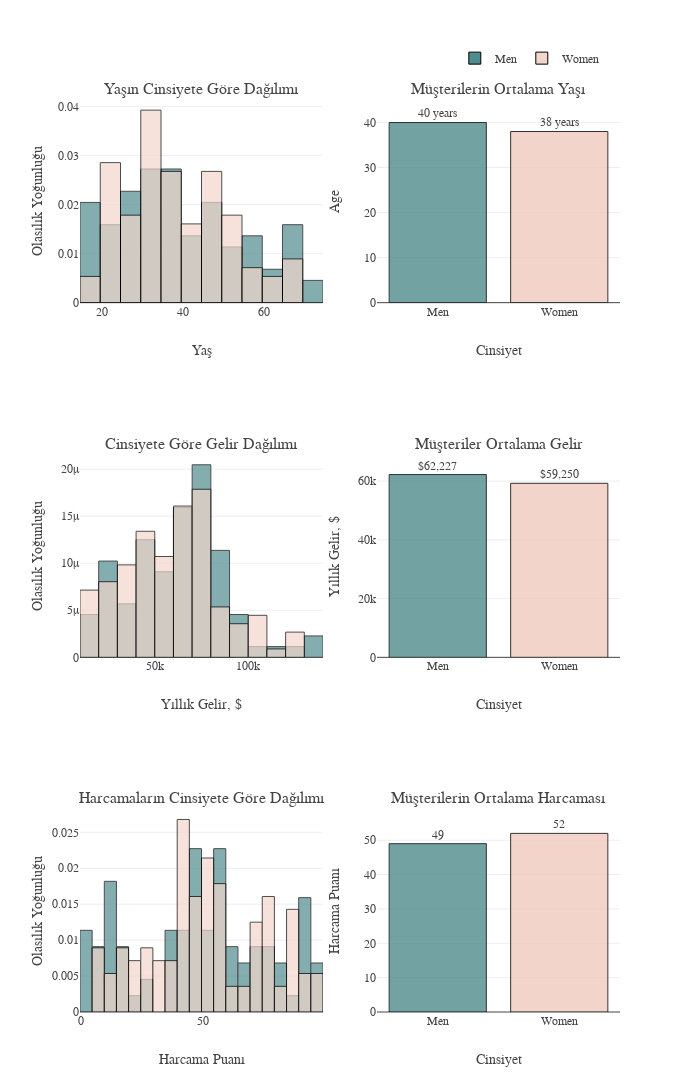
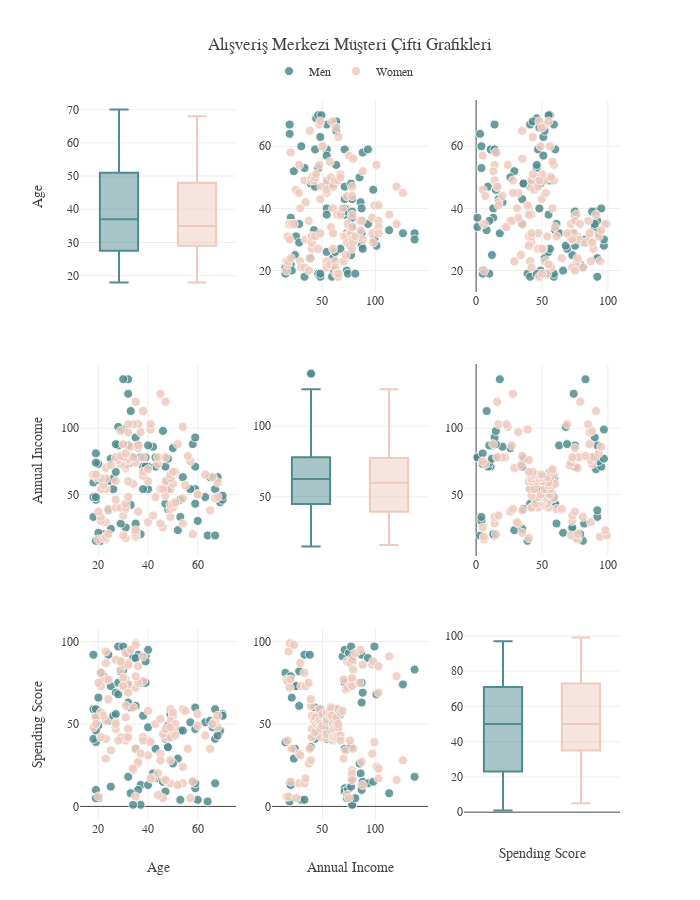
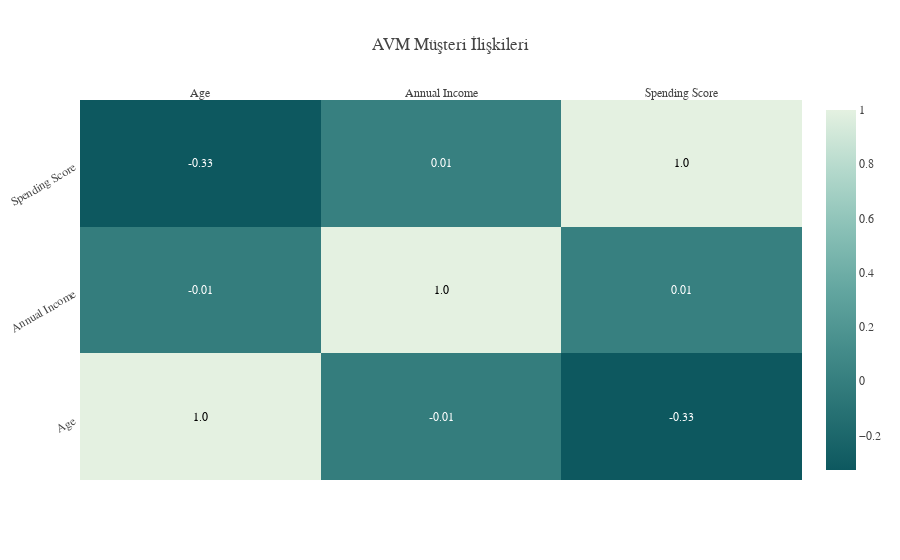

Here is the notebook cell these charts were saved with, in order:
### Code cell
init_notebook_mode(connected=True)
plot_df=cust.copy()
plot_df['Annual Income']=plot_df['Annual Income'].mul(1000)
p1=plot_df.groupby('Gender')['Age'].mean().round(0).astype(int).reset_index()
p2=plot_df.groupby('Gender')['Annual Income'].mean().reset_index()
p3=plot_df.groupby('Gender')['Spending Score'].mean().round(0).astype(int).reset_index()

temp = dict(layout=go.Layout(font=dict(family="Franklin Gothic", size=12)))
fig = make_subplots(rows=3, cols=2,
                    subplot_titles=("Yaşın Cinsiyete Göre Dağılımı", 
                                    "Müşterilerin Ortalama Yaşı",
                                    "Cinsiyete Göre Gelir Dağılımı", 
                                    "Müşteriler Ortalama Gelir",
                                    "Harcamaların Cinsiyete Göre Dağılımı", 
                                    "Müşterilerin Ortalama Harcaması")
                   )

fig.add_trace(go.Histogram(x=plot_df[plot_df.Gender=='Men']['Age'], histnorm='probability density', 
                           marker=dict(color='#508B8D',opacity=0.7, line=dict(width=1, color='#000000')), 
                           nbinsx=20, name="Men"),
              row=1, col=1)
fig.add_trace(go.Histogram(x=plot_df[plot_df.Gender=='Women']['Age'], histnorm='probability density', 
                           marker=dict(color='#F3D6CB',opacity=0.7, line=dict(width=1, color='#000000')),
                           nbinsx=20, name="Women"),
              row=1, col=1)

fig.add_trace(go.Bar(x=p1['Gender'], y=p1['Age'], text=p1['Age'], texttemplate='%{text} years', textposition='outside',
                     marker=dict(color=['#508B8D', '#F0CABD'], opacity=0.8),width=.8,
                     hovertemplate='Average Age Among %{x} = %{y} years<extra></extra>', showlegend=False),
              row=1, col=2)

fig.add_trace(go.Histogram(x=plot_df[plot_df.Gender=='Men']['Annual Income'], histnorm='probability density', 
                           marker=dict(color='#508B8D', line=dict(width=1, color='#000000')), 
                           opacity=0.7, name="Men", nbinsx=20, showlegend=False),
              row=2, col=1)
fig.add_trace(go.Histogram(x=plot_df[plot_df.Gender=='Women']['Annual Income'], histnorm='probability density', 
                           marker=dict(color='#F3D6CB', line=dict(width=1, color='#000000')),
                           opacity=0.7, name="Women", nbinsx=20, showlegend=False),
              row=2, col=1)
fig.add_trace(go.Bar(x=p2['Gender'], y=p2['Annual Income'], text=p2['Annual Income'], 
                     texttemplate='$%{text:,.0f}', textposition='outside',
                     marker=dict(color=['#508B8D', '#F0CABD'], opacity=0.8),width=.8,
                     hovertemplate='Average Income Among %{x} = $%{y}<extra></extra>', showlegend=False),
              row=2, col=2)
fig.add_trace(go.Histogram(x=plot_df[plot_df.Gender=='Men']['Spending Score'], histnorm='probability density', 
                           marker=dict(color='#508B8D', line=dict(width=1, color='#000000')), 
                           opacity=0.7, name="Men", nbinsx=20, showlegend=False),
              row=3, col=1)
fig.add_trace(go.Histogram(x=plot_df[plot_df.Gender=='Women']['Spending Score'], histnorm='probability density', 
                           marker=dict(color='#F3D6CB', line=dict(width=1, color='#000000')),
                           opacity=0.7, name="Women", nbinsx=20, showlegend=False),
              row=3, col=1)
fig.add_trace(go.Bar(x=p3['Gender'], y=p3['Spending Score'], text=p3['Spending Score'], 
                     texttemplate='%{text}', textposition='outside',
                     marker=dict(color=['#508B8D', '#F0CABD'], opacity=0.8),width=.8,
                     hovertemplate='Average Spending Score Among %{x} = %{y}<extra></extra>', showlegend=False),
              row=3, col=2)
fig.update_traces(marker=dict(line=dict(width=1, color='#000000')))
fig.update_layout(template=temp,barmode='overlay', height=1500, width=700,
                  legend=dict(orientation="h", yanchor="bottom", xanchor="right", y=1.03, x=.97),
                  xaxis1_title="Yaş", yaxis1_title='Olasılık Yoğunluğu', 
                  xaxis2_title="Cinsiyet", yaxis2_title="Age", yaxis2_range=[0,45],
                  xaxis3_title="Yıllık Gelir, $", yaxis3_title='Olasılık Yoğunluğu', 
                  xaxis4_title="Cinsiyet", yaxis4_title="Yıllık Gelir, $", yaxis4_range=[0,69e3],
                  xaxis5_title="Harcama Puanı", yaxis5_title='Olasılık Yoğunluğu', 
                  xaxis6_title="Cinsiyet", yaxis6_title="Harcama Puanı", yaxis6_range=[0,59]
                 )
fig.show()

# Pairplots
fig = ff.create_scatterplotmatrix(cust, diag='box', index='Gender', colormap=['#508B8D', '#F0CABD']) 
fig.update_traces(marker=dict(size=9, opacity=0.85, line=dict(width=1, color='#F7F7F7')))
fig.update_layout(title="Alışveriş Merkezi Müşteri Çifti Grafikleri", template=temp, 
                  legend=dict(orientation="h", yanchor="bottom", y=1.02, x=.35),
                  height=900, width=700)
fig.show()

# Correlations
corr=cust.corr()
x = corr.columns.tolist() 
y = corr.index.tolist()
z = corr.values
text = corr.values.round(2)

fig = ff.create_annotated_heatmap(z=z, x=x, y=y, annotation_text=text, colorscale='mint', 
                                  reversescale=True, showscale=True,
                                  hovertemplate="Correlation of %{x} and %{y}= %{z:.3f}")
fig.update_layout(template=temp, title="AVM Müşteri İlişkileri", yaxis_tickangle=-30)
fig.show()

### Figure 1 — Plotly figure (JSON) as saved in the notebook; plotly's stock layout.template omitted (floating-point values rounded to 4 significant figures)
{"data": [{"histnorm": "probability density", "marker": {"color": "#508B8D", "line": {"color": "#000000", "width": 1}, "opacity": 0.7}, "name": "Men", "nbinsx": 20, "type": "histogram", "x": [19, 21, 64, 67, 37, 22, 20, 52, 35, 25, 31, 29, 35, 60, 53, 18, 24, 48, 33, 59, 47, 69, 53, 70, 19, 63, 18, 19, 70, 59, 26, 40, 57, 38, 67, 48, 18, 48, 24, 48, 20, 67, 26, 49, 54, 68, 66, 65, 19, 27, 39, 43, 40, 59, 38, 47, 39, 20, 32, 19, 32, 25, 28, 48, 34, 43, 39, 37, 34, 19, 50, 42, 32, 40, 28, 36, 36, 58, 27, 59, 35, 46, 30, 28, 33, 32, 32, 30], "xaxis": "x", "yaxis": "y"}, {"histnorm": "probability density", "marker": {"color": "#F3D6CB", "line": {"color": "#000000", "width": 1}, "opacity": 0.7}, "name": "Women", "nbinsx": 20, "type": "histogram", "x": [20, 23, 31, 22, 35, 23, 30, 35, 58, 24, 35, 35, 46, 54, 45, 40, 23, 21, 49, 21, 42, 30, 36, 20, 65, 31, 49, 24, 50, 27, 29, 31, 49, 31, 50, 51, 27, 67, 54, 43, 68, 32, 47, 60, 60, 45, 23, 49, 46, 21, 55, 22, 34, 50, 68, 40, 32, 47, 27, 23, 49, 21, 66, 19, 38, 18, 19, 63, 49, 51, 50, 38, 40, 23, 31, 25, 31, 29, 44, 35, 57, 28, 32, 32, 34, 44, 38, 47, 27, 30, 30, 56, 29, 31, 36, 33, 36, 52, 30, 37, 32, 29, 41, 54, 41, 36, 34, 32, 38, 47, 35, 45], "xaxis": "x", "yaxis": "y"}, {"hovertemplate": "Average Age Among %{x} = %{y} years<extra></extra>", "marker": {"color": ["#508B8D", "#F0CABD"], "line": {"color": "#000000", "width": 1}, "opacity": 0.8}, "showlegend": false, "text": [40, 38], "textposition": "outside", "texttemplate": "%{text} years", "type": "bar", "width": 0.8, "x": ["Men", "Women"], "xaxis": "x2", "y": [40, 38], "yaxis": "y2"}, {"histnorm": "probability density", "marker": {"color": "#508B8D", "line": {"color": "#000000", "width": 1}}, "name": "Men", "nbinsx": 20, "opacity": 0.7, "showlegend": false, "type": "histogram", "x": [15000, 15000, 19000, 19000, 20000, 20000, 21000, 23000, 24000, 24000, 25000, 28000, 28000, 30000, 33000, 33000, 38000, 39000, 42000, 43000, 43000, 44000, 46000, 46000, 46000, 48000, 48000, 48000, 49000, 54000, 54000, 54000, 54000, 54000, 54000, 54000, 59000, 60000, 60000, 61000, 61000, 62000, 62000, 62000, 63000, 63000, 63000, 63000, 64000, 67000, 69000, 71000, 71000, 71000, 71000, 71000, 71000, 73000, 73000, 74000, 75000, 77000, 77000, 77000, 78000, 78000, 78000, 78000, 78000, 81000, 85000, 86000, 87000, 87000, 87000, 87000, 87000, 88000, 88000, 93000, 93000, 98000, 99000, 101000, 113000, 126000, 137000, 137000], "xaxis": "x3", "yaxis": "y3"}, {"histnorm": "probability density", "marker": {"color": "#F3D6CB", "line": {"color": "#000000", "width": 1}}, "name": "Women", "nbinsx": 20, "opacity": 0.7, "showlegend": false, "type": "histogram", "x": [16000, 16000, 17000, 17000, 18000, 18000, 19000, 19000, 20000, 20000, 21000, 23000, 25000, 28000, 28000, 29000, 29000, 30000, 33000, 33000, 34000, 34000, 37000, 37000, 38000, 39000, 39000, 39000, 40000, 40000, 40000, 40000, 42000, 43000, 43000, 44000, 46000, 47000, 47000, 48000, 48000, 48000, 49000, 50000, 50000, 54000, 54000, 54000, 54000, 54000, 57000, 57000, 58000, 58000, 59000, 60000, 60000, 60000, 60000, 62000, 62000, 62000, 63000, 63000, 64000, 65000, 65000, 65000, 65000, 67000, 67000, 67000, 69000, 70000, 70000, 72000, 72000, 73000, 73000, 74000, 75000, 76000, 76000, 77000, 78000, 78000, 78000, 78000, 78000, 78000, 78000, 79000, 79000, 81000, 85000, 86000, 87000, 88000, 88000, 97000, 97000, 98000, 99000, 101000, 103000, 103000, 103000, 103000, 113000, 120000, 120000, 126000], "xaxis": "x3", "yaxis": "y3"}, {"hovertemplate": "Average Income Among %{x} = $%{y}<extra></extra>", "marker": {"color": ["#508B8D", "#F0CABD"], "line": {"color": "#000000", "width": 1}, "opacity": 0.8}, "showlegend": false, "text": [62230.0, 59250], "textposition": "outside", "texttemplate": "$%{text:,.0f}", "type": "bar", "width": 0.8, "x": ["Men", "Women"], "xaxis": "x4", "y": [62230.0, 59250], "yaxis": "y4"}, {"histnorm": "probability density", "marker": {"color": "#508B8D", "line": {"color": "#000000", "width": 1}}, "name": "Men", "nbinsx": 20, "opacity": 0.7, "showlegend": false, "type": "histogram", "x": [39, 81, 3, 14, 13, 79, 66, 29, 35, 73, 73, 82, 61, 4, 4, 92, 92, 36, 60, 60, 41, 46, 46, 56, 55, 51, 59, 59, 55, 47, 54, 48, 51, 55, 41, 46, 41, 49, 52, 42, 49, 59, 55, 56, 46, 43, 48, 52, 46, 56, 91, 35, 95, 11, 75, 9, 75, 5, 73, 10, 93, 12, 97, 36, 90, 17, 88, 1, 1, 5, 26, 20, 63, 13, 75, 10, 92, 15, 69, 14, 90, 15, 97, 68, 8, 74, 18, 83], "xaxis": "x5", "yaxis": "y5"}, {"histnorm": "probability density", "marker": {"color": "#F3D6CB", "line": {"color": "#000000", "width": 1}}, "name": "Women", "nbinsx": 20, "opacity": 0.7, "showlegend": false, "type": "histogram", "x": [6, 77, 40, 76, 6, 94, 72, 99, 15, 77, 35, 98, 5, 14, 32, 31, 87, 73, 14, 81, 17, 73, 26, 75, 35, 61, 28, 65, 55, 47, 42, 42, 52, 54, 45, 50, 51, 52, 59, 50, 48, 47, 42, 49, 56, 53, 52, 42, 44, 57, 58, 55, 60, 46, 55, 40, 42, 47, 50, 41, 48, 42, 50, 54, 42, 48, 50, 43, 59, 43, 57, 40, 58, 29, 77, 34, 71, 88, 7, 72, 5, 40, 87, 74, 22, 20, 76, 16, 89, 78, 73, 35, 83, 93, 75, 95, 27, 13, 86, 32, 86, 88, 39, 24, 17, 85, 23, 69, 91, 16, 79, 28], "xaxis": "x5", "yaxis": "y5"}, {"hovertemplate": "Average Spending Score Among %{x} = %{y}<extra></extra>", "marker": {"color": ["#508B8D", "#F0CABD"], "line": {"color": "#000000", "width": 1}, "opacity": 0.8}, "showlegend": false, "text": [49, 52], "textposition": "outside", "texttemplate": "%{text}", "type": "bar", "width": 0.8, "x": ["Men", "Women"], "xaxis": "x6", "y": [49, 52], "yaxis": "y6"}], "layout": {"annotations": [{"font": {"size": 16}, "showarrow": false, "text": "Yaşın Cinsiyete Göre Dağılımı", "x": 0.225, "xanchor": "center", "xref": "paper", "y": 1, "yanchor": "bottom", "yref": "paper"}, {"font": {"size": 16}, "showarrow": false, "text": "Müşterilerin Ortalama Yaşı", "x": 0.775, "xanchor": "center", "xref": "paper", "y": 1, "yanchor": "bottom", "yref": "paper"}, {"font": {"size": 16}, "showarrow": false, "text": "Cinsiyete Göre Gelir Dağılımı", "x": 0.225, "xanchor": "center", "xref": "paper", "y": 0.6111, "yanchor": "bottom", "yref": "paper"}, {"font": {"size": 16}, "showarrow": false, "text": "Müşteriler Ortalama Gelir", "x": 0.775, "xanchor": "center", "xref": "paper", "y": 0.6111, "yanchor": "bottom", "yref": "paper"}, {"font": {"size": 16}, "showarrow": false, "text": "Harcamaların Cinsiyete Göre Dağılımı", "x": 0.225, "xanchor": "center", "xref": "paper", "y": 0.2222, "yanchor": "bottom", "yref": "paper"}, {"font": {"size": 16}, "showarrow": false, "text": "Müşterilerin Ortalama Harcaması", "x": 0.775, "xanchor": "center", "xref": "paper", "y": 0.2222, "yanchor": "bottom", "yref": "paper"}], "barmode": "overlay", "height": 1500, "legend": {"orientation": "h", "x": 0.97, "xanchor": "right", "y": 1.03, "yanchor": "bottom"}, "width": 700, "xaxis": {"anchor": "y", "domain": [0, 0.45], "title": {"text": "Yaş"}}, "xaxis2": {"anchor": "y2", "domain": [0.55, 1], "title": {"text": "Cinsiyet"}}, "xaxis3": {"anchor": "y3", "domain": [0, 0.45], "title": {"text": "Yıllık Gelir, $"}}, "xaxis4": {"anchor": "y4", "domain": [0.55, 1], "title": {"text": "Cinsiyet"}}, "xaxis5": {"anchor": "y5", "domain": [0, 0.45], "title": {"text": "Harcama Puanı"}}, "xaxis6": {"anchor": "y6", "domain": [0.55, 1], "title": {"text": "Cinsiyet"}}, "yaxis": {"anchor": "x", "domain": [0.7778, 1], "title": {"text": "Olasılık Yoğunluğu"}}, "yaxis2": {"anchor": "x2", "domain": [0.7778, 1], "range": [0, 45], "title": {"text": "Age"}}, "yaxis3": {"anchor": "x3", "domain": [0.3889, 0.6111], "title": {"text": "Olasılık Yoğunluğu"}}, "yaxis4": {"anchor": "x4", "domain": [0.3889, 0.6111], "range": [0, 69000], "title": {"text": "Yıllık Gelir, $"}}, "yaxis5": {"anchor": "x5", "domain": [0, 0.2222], "title": {"text": "Olasılık Yoğunluğu"}}, "yaxis6": {"anchor": "x6", "domain": [0, 0.2222], "range": [0, 59], "title": {"text": "Harcama Puanı"}}}}

### Figure 2 — Plotly figure (JSON) as saved in the notebook; plotly's stock layout.template omitted (floating-point values rounded to 4 significant figures)
{"data": [{"marker": {"color": "rgb(80, 139, 141)", "line": {"color": "#F7F7F7", "width": 1}, "opacity": 0.85, "size": 9}, "showlegend": false, "type": "box", "xaxis": "x", "y": [19, 21, 64, 67, 37, 22, 20, 52, 35, 25, 31, 29, 35, 60, 53, 18, 24, 48, 33, 59, 47, 69, 53, 70, 19, 63, 18, 19, 70, 59, 26, 40, 57, 38, 67, 48, 18, 48, 24, 48, 20, 67, 26, 49, 54, 68, 66, 65, 19, 27, 39, 43, 40, 59, 38, 47, 39, 20, 32, 19, 32, 25, 28, 48, 34, 43, 39, 37, 34, 19, 50, 42, 32, 40, 28, 36, 36, 58, 27, 59, 35, 46, 30, 28, 33, 32, 32, 30], "yaxis": "y"}, {"marker": {"color": "rgb(240, 202, 189)", "line": {"color": "#F7F7F7", "width": 1}, "opacity": 0.85, "size": 9}, "showlegend": false, "type": "box", "xaxis": "x", "y": [20, 23, 31, 22, 35, 23, 30, 35, 58, 24, 35, 35, 46, 54, 45, 40, 23, 21, 49, 21, 42, 30, 36, 20, 65, 31, 49, 24, 50, 27, 29, 31, 49, 31, 50, 51, 27, 67, 54, 43, 68, 32, 47, 60, 60, 45, 23, 49, 46, 21, 55, 22, 34, 50, 68, 40, 32, 47, 27, 23, 49, 21, 66, 19, 38, 18, 19, 63, 49, 51, 50, 38, 40, 23, 31, 25, 31, 29, 44, 35, 57, 28, 32, 32, 34, 44, 38, 47, 27, 30, 30, 56, 29, 31, 36, 33, 36, 52, 30, 37, 32, 29, 41, 54, 41, 36, 34, 32, 38, 47, 35, 45], "yaxis": "y"}, {"marker": {"color": "rgb(80, 139, 141)", "line": {"color": "#F7F7F7", "width": 1}, "opacity": 0.85, "size": 9}, "mode": "markers", "name": "Men", "showlegend": true, "type": "scatter", "x": [15, 15, 19, 19, 20, 20, 21, 23, 24, 24, 25, 28, 28, 30, 33, 33, 38, 39, 42, 43, 43, 44, 46, 46, 46, 48, 48, 48, 49, 54, 54, 54, 54, 54, 54, 54, 59, 60, 60, 61, 61, 62, 62, 62, 63, 63, 63, 63, 64, 67, 69, 71, 71, 71, 71, 71, 71, 73, 73, 74, 75, 77, 77, 77, 78, 78, 78, 78, 78, 81, 85, 86, 87, 87, 87, 87, 87, 88, 88, 93, 93, 98, 99, 101, 113, 126, 137, 137], "xaxis": "x2", "y": [19, 21, 64, 67, 37, 22, 20, 52, 35, 25, 31, 29, 35, 60, 53, 18, 24, 48, 33, 59, 47, 69, 53, 70, 19, 63, 18, 19, 70, 59, 26, 40, 57, 38, 67, 48, 18, 48, 24, 48, 20, 67, 26, 49, 54, 68, 66, 65, 19, 27, 39, 43, 40, 59, 38, 47, 39, 20, 32, 19, 32, 25, 28, 48, 34, 43, 39, 37, 34, 19, 50, 42, 32, 40, 28, 36, 36, 58, 27, 59, 35, 46, 30, 28, 33, 32, 32, 30], "yaxis": "y2"}, {"marker": {"color": "rgb(240, 202, 189)", "line": {"color": "#F7F7F7", "width": 1}, "opacity": 0.85, "size": 9}, "mode": "markers", "name": "Women", "showlegend": true, "type": "scatter", "x": [16, 16, 17, 17, 18, 18, 19, 19, 20, 20, 21, 23, 25, 28, 28, 29, 29, 30, 33, 33, 34, 34, 37, 37, 38, 39, 39, 39, 40, 40, 40, 40, 42, 43, 43, 44, 46, 47, 47, 48, 48, 48, 49, 50, 50, 54, 54, 54, 54, 54, 57, 57, 58, 58, 59, 60, 60, 60, 60, 62, 62, 62, 63, 63, 64, 65, 65, 65, 65, 67, 67, 67, 69, 70, 70, 72, 72, 73, 73, 74, 75, 76, 76, 77, 78, 78, 78, 78, 78, 78, 78, 79, 79, 81, 85, 86, 87, 88, 88, 97, 97, 98, 99, 101, 103, 103, 103, 103, 113, 120, 120, 126], "xaxis": "x2", "y": [20, 23, 31, 22, 35, 23, 30, 35, 58, 24, 35, 35, 46, 54, 45, 40, 23, 21, 49, 21, 42, 30, 36, 20, 65, 31, 49, 24, 50, 27, 29, 31, 49, 31, 50, 51, 27, 67, 54, 43, 68, 32, 47, 60, 60, 45, 23, 49, 46, 21, 55, 22, 34, 50, 68, 40, 32, 47, 27, 23, 49, 21, 66, 19, 38, 18, 19, 63, 49, 51, 50, 38, 40, 23, 31, 25, 31, 29, 44, 35, 57, 28, 32, 32, 34, 44, 38, 47, 27, 30, 30, 56, 29, 31, 36, 33, 36, 52, 30, 37, 32, 29, 41, 54, 41, 36, 34, 32, 38, 47, 35, 45], "yaxis": "y2"}, {"marker": {"color": "rgb(80, 139, 141)", "line": {"color": "#F7F7F7", "width": 1}, "opacity": 0.85, "size": 9}, "mode": "markers", "name": "Men", "showlegend": false, "type": "scatter", "x": [39, 81, 3, 14, 13, 79, 66, 29, 35, 73, 73, 82, 61, 4, 4, 92, 92, 36, 60, 60, 41, 46, 46, 56, 55, 51, 59, 59, 55, 47, 54, 48, 51, 55, 41, 46, 41, 49, 52, 42, 49, 59, 55, 56, 46, 43, 48, 52, 46, 56, 91, 35, 95, 11, 75, 9, 75, 5, 73, 10, 93, 12, 97, 36, 90, 17, 88, 1, 1, 5, 26, 20, 63, 13, 75, 10, 92, 15, 69, 14, 90, 15, 97, 68, 8, 74, 18, 83], "xaxis": "x3", "y": [19, 21, 64, 67, 37, 22, 20, 52, 35, 25, 31, 29, 35, 60, 53, 18, 24, 48, 33, 59, 47, 69, 53, 70, 19, 63, 18, 19, 70, 59, 26, 40, 57, 38, 67, 48, 18, 48, 24, 48, 20, 67, 26, 49, 54, 68, 66, 65, 19, 27, 39, 43, 40, 59, 38, 47, 39, 20, 32, 19, 32, 25, 28, 48, 34, 43, 39, 37, 34, 19, 50, 42, 32, 40, 28, 36, 36, 58, 27, 59, 35, 46, 30, 28, 33, 32, 32, 30], "yaxis": "y3"}, {"marker": {"color": "rgb(240, 202, 189)", "line": {"color": "#F7F7F7", "width": 1}, "opacity": 0.85, "size": 9}, "mode": "markers", "name": "Women", "showlegend": false, "type": "scatter", "x": [6, 77, 40, 76, 6, 94, 72, 99, 15, 77, 35, 98, 5, 14, 32, 31, 87, 73, 14, 81, 17, 73, 26, 75, 35, 61, 28, 65, 55, 47, 42, 42, 52, 54, 45, 50, 51, 52, 59, 50, 48, 47, 42, 49, 56, 53, 52, 42, 44, 57, 58, 55, 60, 46, 55, 40, 42, 47, 50, 41, 48, 42, 50, 54, 42, 48, 50, 43, 59, 43, 57, 40, 58, 29, 77, 34, 71, 88, 7, 72, 5, 40, 87, 74, 22, 20, 76, 16, 89, 78, 73, 35, 83, 93, 75, 95, 27, 13, 86, 32, 86, 88, 39, 24, 17, 85, 23, 69, 91, 16, 79, 28], "xaxis": "x3", "y": [20, 23, 31, 22, 35, 23, 30, 35, 58, 24, 35, 35, 46, 54, 45, 40, 23, 21, 49, 21, 42, 30, 36, 20, 65, 31, 49, 24, 50, 27, 29, 31, 49, 31, 50, 51, 27, 67, 54, 43, 68, 32, 47, 60, 60, 45, 23, 49, 46, 21, 55, 22, 34, 50, 68, 40, 32, 47, 27, 23, 49, 21, 66, 19, 38, 18, 19, 63, 49, 51, 50, 38, 40, 23, 31, 25, 31, 29, 44, 35, 57, 28, 32, 32, 34, 44, 38, 47, 27, 30, 30, 56, 29, 31, 36, 33, 36, 52, 30, 37, 32, 29, 41, 54, 41, 36, 34, 32, 38, 47, 35, 45], "yaxis": "y3"}, {"marker": {"color": "rgb(80, 139, 141)", "line": {"color": "#F7F7F7", "width": 1}, "opacity": 0.85, "size": 9}, "mode": "markers", "name": "Men", "showlegend": false, "type": "scatter", "x": [19, 21, 64, 67, 37, 22, 20, 52, 35, 25, 31, 29, 35, 60, 53, 18, 24, 48, 33, 59, 47, 69, 53, 70, 19, 63, 18, 19, 70, 59, 26, 40, 57, 38, 67, 48, 18, 48, 24, 48, 20, 67, 26, 49, 54, 68, 66, 65, 19, 27, 39, 43, 40, 59, 38, 47, 39, 20, 32, 19, 32, 25, 28, 48, 34, 43, 39, 37, 34, 19, 50, 42, 32, 40, 28, 36, 36, 58, 27, 59, 35, 46, 30, 28, 33, 32, 32, 30], "xaxis": "x4", "y": [15, 15, 19, 19, 20, 20, 21, 23, 24, 24, 25, 28, 28, 30, 33, 33, 38, 39, 42, 43, 43, 44, 46, 46, 46, 48, 48, 48, 49, 54, 54, 54, 54, 54, 54, 54, 59, 60, 60, 61, 61, 62, 62, 62, 63, 63, 63, 63, 64, 67, 69, 71, 71, 71, 71, 71, 71, 73, 73, 74, 75, 77, 77, 77, 78, 78, 78, 78, 78, 81, 85, 86, 87, 87, 87, 87, 87, 88, 88, 93, 93, 98, 99, 101, 113, 126, 137, 137], "yaxis": "y4"}, {"marker": {"color": "rgb(240, 202, 189)", "line": {"color": "#F7F7F7", "width": 1}, "opacity": 0.85, "size": 9}, "mode": "markers", "name": "Women", "showlegend": false, "type": "scatter", "x": [20, 23, 31, 22, 35, 23, 30, 35, 58, 24, 35, 35, 46, 54, 45, 40, 23, 21, 49, 21, 42, 30, 36, 20, 65, 31, 49, 24, 50, 27, 29, 31, 49, 31, 50, 51, 27, 67, 54, 43, 68, 32, 47, 60, 60, 45, 23, 49, 46, 21, 55, 22, 34, 50, 68, 40, 32, 47, 27, 23, 49, 21, 66, 19, 38, 18, 19, 63, 49, 51, 50, 38, 40, 23, 31, 25, 31, 29, 44, 35, 57, 28, 32, 32, 34, 44, 38, 47, 27, 30, 30, 56, 29, 31, 36, 33, 36, 52, 30, 37, 32, 29, 41, 54, 41, 36, 34, 32, 38, 47, 35, 45], "xaxis": "x4", "y": [16, 16, 17, 17, 18, 18, 19, 19, 20, 20, 21, 23, 25, 28, 28, 29, 29, 30, 33, 33, 34, 34, 37, 37, 38, 39, 39, 39, 40, 40, 40, 40, 42, 43, 43, 44, 46, 47, 47, 48, 48, 48, 49, 50, 50, 54, 54, 54, 54, 54, 57, 57, 58, 58, 59, 60, 60, 60, 60, 62, 62, 62, 63, 63, 64, 65, 65, 65, 65, 67, 67, 67, 69, 70, 70, 72, 72, 73, 73, 74, 75, 76, 76, 77, 78, 78, 78, 78, 78, 78, 78, 79, 79, 81, 85, 86, 87, 88, 88, 97, 97, 98, 99, 101, 103, 103, 103, 103, 113, 120, 120, 126], "yaxis": "y4"}, {"marker": {"color": "rgb(80, 139, 141)", "line": {"color": "#F7F7F7", "width": 1}, "opacity": 0.85, "size": 9}, "showlegend": false, "type": "box", "xaxis": "x5", "y": [15, 15, 19, 19, 20, 20, 21, 23, 24, 24, 25, 28, 28, 30, 33, 33, 38, 39, 42, 43, 43, 44, 46, 46, 46, 48, 48, 48, 49, 54, 54, 54, 54, 54, 54, 54, 59, 60, 60, 61, 61, 62, 62, 62, 63, 63, 63, 63, 64, 67, 69, 71, 71, 71, 71, 71, 71, 73, 73, 74, 75, 77, 77, 77, 78, 78, 78, 78, 78, 81, 85, 86, 87, 87, 87, 87, 87, 88, 88, 93, 93, 98, 99, 101, 113, 126, 137, 137], "yaxis": "y5"}, {"marker": {"color": "rgb(240, 202, 189)", "line": {"color": "#F7F7F7", "width": 1}, "opacity": 0.85, "size": 9}, "showlegend": false, "type": "box", "xaxis": "x5", "y": [16, 16, 17, 17, 18, 18, 19, 19, 20, 20, 21, 23, 25, 28, 28, 29, 29, 30, 33, 33, 34, 34, 37, 37, 38, 39, 39, 39, 40, 40, 40, 40, 42, 43, 43, 44, 46, 47, 47, 48, 48, 48, 49, 50, 50, 54, 54, 54, 54, 54, 57, 57, 58, 58, 59, 60, 60, 60, 60, 62, 62, 62, 63, 63, 64, 65, 65, 65, 65, 67, 67, 67, 69, 70, 70, 72, 72, 73, 73, 74, 75, 76, 76, 77, 78, 78, 78, 78, 78, 78, 78, 79, 79, 81, 85, 86, 87, 88, 88, 97, 97, 98, 99, 101, 103, 103, 103, 103, 113, 120, 120, 126], "yaxis": "y5"}, {"marker": {"color": "rgb(80, 139, 141)", "line": {"color": "#F7F7F7", "width": 1}, "opacity": 0.85, "size": 9}, "mode": "markers", "name": "Men", "showlegend": false, "type": "scatter", "x": [39, 81, 3, 14, 13, 79, 66, 29, 35, 73, 73, 82, 61, 4, 4, 92, 92, 36, 60, 60, 41, 46, 46, 56, 55, 51, 59, 59, 55, 47, 54, 48, 51, 55, 41, 46, 41, 49, 52, 42, 49, 59, 55, 56, 46, 43, 48, 52, 46, 56, 91, 35, 95, 11, 75, 9, 75, 5, 73, 10, 93, 12, 97, 36, 90, 17, 88, 1, 1, 5, 26, 20, 63, 13, 75, 10, 92, 15, 69, 14, 90, 15, 97, 68, 8, 74, 18, 83], "xaxis": "x6", "y": [15, 15, 19, 19, 20, 20, 21, 23, 24, 24, 25, 28, 28, 30, 33, 33, 38, 39, 42, 43, 43, 44, 46, 46, 46, 48, 48, 48, 49, 54, 54, 54, 54, 54, 54, 54, 59, 60, 60, 61, 61, 62, 62, 62, 63, 63, 63, 63, 64, 67, 69, 71, 71, 71, 71, 71, 71, 73, 73, 74, 75, 77, 77, 77, 78, 78, 78, 78, 78, 81, 85, 86, 87, 87, 87, 87, 87, 88, 88, 93, 93, 98, 99, 101, 113, 126, 137, 137], "yaxis": "y6"}, {"marker": {"color": "rgb(240, 202, 189)", "line": {"color": "#F7F7F7", "width": 1}, "opacity": 0.85, "size": 9}, "mode": "markers", "name": "Women", "showlegend": false, "type": "scatter", "x": [6, 77, 40, 76, 6, 94, 72, 99, 15, 77, 35, 98, 5, 14, 32, 31, 87, 73, 14, 81, 17, 73, 26, 75, 35, 61, 28, 65, 55, 47, 42, 42, 52, 54, 45, 50, 51, 52, 59, 50, 48, 47, 42, 49, 56, 53, 52, 42, 44, 57, 58, 55, 60, 46, 55, 40, 42, 47, 50, 41, 48, 42, 50, 54, 42, 48, 50, 43, 59, 43, 57, 40, 58, 29, 77, 34, 71, 88, 7, 72, 5, 40, 87, 74, 22, 20, 76, 16, 89, 78, 73, 35, 83, 93, 75, 95, 27, 13, 86, 32, 86, 88, 39, 24, 17, 85, 23, 69, 91, 16, 79, 28], "xaxis": "x6", "y": [16, 16, 17, 17, 18, 18, 19, 19, 20, 20, 21, 23, 25, 28, 28, 29, 29, 30, 33, 33, 34, 34, 37, 37, 38, 39, 39, 39, 40, 40, 40, 40, 42, 43, 43, 44, 46, 47, 47, 48, 48, 48, 49, 50, 50, 54, 54, 54, 54, 54, 57, 57, 58, 58, 59, 60, 60, 60, 60, 62, 62, 62, 63, 63, 64, 65, 65, 65, 65, 67, 67, 67, 69, 70, 70, 72, 72, 73, 73, 74, 75, 76, 76, 77, 78, 78, 78, 78, 78, 78, 78, 79, 79, 81, 85, 86, 87, 88, 88, 97, 97, 98, 99, 101, 103, 103, 103, 103, 113, 120, 120, 126], "yaxis": "y6"}, {"marker": {"color": "rgb(80, 139, 141)", "line": {"color": "#F7F7F7", "width": 1}, "opacity": 0.85, "size": 9}, "mode": "markers", "name": "Men", "showlegend": false, "type": "scatter", "x": [19, 21, 64, 67, 37, 22, 20, 52, 35, 25, 31, 29, 35, 60, 53, 18, 24, 48, 33, 59, 47, 69, 53, 70, 19, 63, 18, 19, 70, 59, 26, 40, 57, 38, 67, 48, 18, 48, 24, 48, 20, 67, 26, 49, 54, 68, 66, 65, 19, 27, 39, 43, 40, 59, 38, 47, 39, 20, 32, 19, 32, 25, 28, 48, 34, 43, 39, 37, 34, 19, 50, 42, 32, 40, 28, 36, 36, 58, 27, 59, 35, 46, 30, 28, 33, 32, 32, 30], "xaxis": "x7", "y": [39, 81, 3, 14, 13, 79, 66, 29, 35, 73, 73, 82, 61, 4, 4, 92, 92, 36, 60, 60, 41, 46, 46, 56, 55, 51, 59, 59, 55, 47, 54, 48, 51, 55, 41, 46, 41, 49, 52, 42, 49, 59, 55, 56, 46, 43, 48, 52, 46, 56, 91, 35, 95, 11, 75, 9, 75, 5, 73, 10, 93, 12, 97, 36, 90, 17, 88, 1, 1, 5, 26, 20, 63, 13, 75, 10, 92, 15, 69, 14, 90, 15, 97, 68, 8, 74, 18, 83], "yaxis": "y7"}, {"marker": {"color": "rgb(240, 202, 189)", "line": {"color": "#F7F7F7", "width": 1}, "opacity": 0.85, "size": 9}, "mode": "markers", "name": "Women", "showlegend": false, "type": "scatter", "x": [20, 23, 31, 22, 35, 23, 30, 35, 58, 24, 35, 35, 46, 54, 45, 40, 23, 21, 49, 21, 42, 30, 36, 20, 65, 31, 49, 24, 50, 27, 29, 31, 49, 31, 50, 51, 27, 67, 54, 43, 68, 32, 47, 60, 60, 45, 23, 49, 46, 21, 55, 22, 34, 50, 68, 40, 32, 47, 27, 23, 49, 21, 66, 19, 38, 18, 19, 63, 49, 51, 50, 38, 40, 23, 31, 25, 31, 29, 44, 35, 57, 28, 32, 32, 34, 44, 38, 47, 27, 30, 30, 56, 29, 31, 36, 33, 36, 52, 30, 37, 32, 29, 41, 54, 41, 36, 34, 32, 38, 47, 35, 45], "xaxis": "x7", "y": [6, 77, 40, 76, 6, 94, 72, 99, 15, 77, 35, 98, 5, 14, 32, 31, 87, 73, 14, 81, 17, 73, 26, 75, 35, 61, 28, 65, 55, 47, 42, 42, 52, 54, 45, 50, 51, 52, 59, 50, 48, 47, 42, 49, 56, 53, 52, 42, 44, 57, 58, 55, 60, 46, 55, 40, 42, 47, 50, 41, 48, 42, 50, 54, 42, 48, 50, 43, 59, 43, 57, 40, 58, 29, 77, 34, 71, 88, 7, 72, 5, 40, 87, 74, 22, 20, 76, 16, 89, 78, 73, 35, 83, 93, 75, 95, 27, 13, 86, 32, 86, 88, 39, 24, 17, 85, 23, 69, 91, 16, 79, 28], "yaxis": "y7"}, {"marker": {"color": "rgb(80, 139, 141)", "line": {"color": "#F7F7F7", "width": 1}, "opacity": 0.85, "size": 9}, "mode": "markers", "name": "Men", "showlegend": false, "type": "scatter", "x": [15, 15, 19, 19, 20, 20, 21, 23, 24, 24, 25, 28, 28, 30, 33, 33, 38, 39, 42, 43, 43, 44, 46, 46, 46, 48, 48, 48, 49, 54, 54, 54, 54, 54, 54, 54, 59, 60, 60, 61, 61, 62, 62, 62, 63, 63, 63, 63, 64, 67, 69, 71, 71, 71, 71, 71, 71, 73, 73, 74, 75, 77, 77, 77, 78, 78, 78, 78, 78, 81, 85, 86, 87, 87, 87, 87, 87, 88, 88, 93, 93, 98, 99, 101, 113, 126, 137, 137], "xaxis": "x8", "y": [39, 81, 3, 14, 13, 79, 66, 29, 35, 73, 73, 82, 61, 4, 4, 92, 92, 36, 60, 60, 41, 46, 46, 56, 55, 51, 59, 59, 55, 47, 54, 48, 51, 55, 41, 46, 41, 49, 52, 42, 49, 59, 55, 56, 46, 43, 48, 52, 46, 56, 91, 35, 95, 11, 75, 9, 75, 5, 73, 10, 93, 12, 97, 36, 90, 17, 88, 1, 1, 5, 26, 20, 63, 13, 75, 10, 92, 15, 69, 14, 90, 15, 97, 68, 8, 74, 18, 83], "yaxis": "y8"}, {"marker": {"color": "rgb(240, 202, 189)", "line": {"color": "#F7F7F7", "width": 1}, "opacity": 0.85, "size": 9}, "mode": "markers", "name": "Women", "showlegend": false, "type": "scatter", "x": [16, 16, 17, 17, 18, 18, 19, 19, 20, 20, 21, 23, 25, 28, 28, 29, 29, 30, 33, 33, 34, 34, 37, 37, 38, 39, 39, 39, 40, 40, 40, 40, 42, 43, 43, 44, 46, 47, 47, 48, 48, 48, 49, 50, 50, 54, 54, 54, 54, 54, 57, 57, 58, 58, 59, 60, 60, 60, 60, 62, 62, 62, 63, 63, 64, 65, 65, 65, 65, 67, 67, 67, 69, 70, 70, 72, 72, 73, 73, 74, 75, 76, 76, 77, 78, 78, 78, 78, 78, 78, 78, 79, 79, 81, 85, 86, 87, 88, 88, 97, 97, 98, 99, 101, 103, 103, 103, 103, 113, 120, 120, 126], "xaxis": "x8", "y": [6, 77, 40, 76, 6, 94, 72, 99, 15, 77, 35, 98, 5, 14, 32, 31, 87, 73, 14, 81, 17, 73, 26, 75, 35, 61, 28, 65, 55, 47, 42, 42, 52, 54, 45, 50, 51, 52, 59, 50, 48, 47, 42, 49, 56, 53, 52, 42, 44, 57, 58, 55, 60, 46, 55, 40, 42, 47, 50, 41, 48, 42, 50, 54, 42, 48, 50, 43, 59, 43, 57, 40, 58, 29, 77, 34, 71, 88, 7, 72, 5, 40, 87, 74, 22, 20, 76, 16, 89, 78, 73, 35, 83, 93, 75, 95, 27, 13, 86, 32, 86, 88, 39, 24, 17, 85, 23, 69, 91, 16, 79, 28], "yaxis": "y8"}, {"marker": {"color": "rgb(80, 139, 141)", "line": {"color": "#F7F7F7", "width": 1}, "opacity": 0.85, "size": 9}, "showlegend": false, "type": "box", "xaxis": "x9", "y": [39, 81, 3, 14, 13, 79, 66, 29, 35, 73, 73, 82, 61, 4, 4, 92, 92, 36, 60, 60, 41, 46, 46, 56, 55, 51, 59, 59, 55, 47, 54, 48, 51, 55, 41, 46, 41, 49, 52, 42, 49, 59, 55, 56, 46, 43, 48, 52, 46, 56, 91, 35, 95, 11, 75, 9, 75, 5, 73, 10, 93, 12, 97, 36, 90, 17, 88, 1, 1, 5, 26, 20, 63, 13, 75, 10, 92, 15, 69, 14, 90, 15, 97, 68, 8, 74, 18, 83], "yaxis": "y9"}, {"marker": {"color": "rgb(240, 202, 189)", "line": {"color": "#F7F7F7", "width": 1}, "opacity": 0.85, "size": 9}, "showlegend": false, "type": "box", "xaxis": "x9", "y": [6, 77, 40, 76, 6, 94, 72, 99, 15, 77, 35, 98, 5, 14, 32, 31, 87, 73, 14, 81, 17, 73, 26, 75, 35, 61, 28, 65, 55, 47, 42, 42, 52, 54, 45, 50, 51, 52, 59, 50, 48, 47, 42, 49, 56, 53, 52, 42, 44, 57, 58, 55, 60, 46, 55, 40, 42, 47, 50, 41, 48, 42, 50, 54, 42, 48, 50, 43, 59, 43, 57, 40, 58, 29, 77, 34, 71, 88, 7, 72, 5, 40, 87, 74, 22, 20, 76, 16, 89, 78, 73, 35, 83, 93, 75, 95, 27, 13, 86, 32, 86, 88, 39, 24, 17, 85, 23, 69, 91, 16, 79, 28], "yaxis": "y9"}], "layout": {"height": 900, "legend": {"orientation": "h", "x": 0.35, "y": 1.02, "yanchor": "bottom"}, "showlegend": true, "title": {"text": "Alışveriş Merkezi Müşteri Çifti Grafikleri"}, "width": 700, "xaxis": {"anchor": "y", "domain": [0, 0.2889], "showticklabels": false}, "xaxis2": {"anchor": "y2", "domain": [0.3556, 0.6444]}, "xaxis3": {"anchor": "y3", "domain": [0.7111, 1]}, "xaxis4": {"anchor": "y4", "domain": [0, 0.2889]}, "xaxis5": {"anchor": "y5", "domain": [0.3556, 0.6444], "showticklabels": false}, "xaxis6": {"anchor": "y6", "domain": [0.7111, 1]}, "xaxis7": {"anchor": "y7", "domain": [0, 0.2889], "title": {"text": "Age"}}, "xaxis8": {"anchor": "y8", "domain": [0.3556, 0.6444], "title": {"text": "Annual Income"}}, "xaxis9": {"anchor": "y9", "domain": [0.7111, 1], "showticklabels": false, "title": {"text": "Spending Score"}}, "yaxis": {"anchor": "x", "domain": [0.7333, 1], "title": {"text": "Age"}}, "yaxis2": {"anchor": "x2", "domain": [0.7333, 1]}, "yaxis3": {"anchor": "x3", "domain": [0.7333, 1]}, "yaxis4": {"anchor": "x4", "domain": [0.3667, 0.6333], "title": {"text": "Annual Income"}}, "yaxis5": {"anchor": "x5", "domain": [0.3667, 0.6333]}, "yaxis6": {"anchor": "x6", "domain": [0.3667, 0.6333]}, "yaxis7": {"anchor": "x7", "domain": [0, 0.2667], "title": {"text": "Spending Score"}}, "yaxis8": {"anchor": "x8", "domain": [0, 0.2667]}, "yaxis9": {"anchor": "x9", "domain": [0, 0.2667]}}}

### Figure 3 — Plotly figure (JSON) as saved in the notebook; plotly's stock layout.template omitted (floating-point values rounded to 4 significant figures)
{"data": [{"colorscale": [[0, "rgb(228, 241, 225)"], [0.1667, "rgb(180, 217, 204)"], [0.3333, "rgb(137, 192, 182)"], [0.5, "rgb(99, 166, 160)"], [0.6667, "rgb(68, 140, 138)"], [0.8333, "rgb(40, 114, 116)"], [1, "rgb(13, 88, 95)"]], "hovertemplate": "Correlation of %{x} and %{y}= %{z:.3f}", "reversescale": true, "showscale": true, "type": "heatmap", "x": ["Age", "Annual Income", "Spending Score"], "y": ["Age", "Annual Income", "Spending Score"], "z": [[1, -0.0124, -0.3272], [-0.0124, 1, 0.009903], [-0.3272, 0.009903, 1]]}], "layout": {"annotations": [{"font": {"color": "#000000"}, "showarrow": false, "text": "1.0", "x": "Age", "xref": "x", "y": "Age", "yref": "y"}, {"font": {"color": "#FFFFFF"}, "showarrow": false, "text": "-0.01", "x": "Annual Income", "xref": "x", "y": "Age", "yref": "y"}, {"font": {"color": "#FFFFFF"}, "showarrow": false, "text": "-0.33", "x": "Spending Score", "xref": "x", "y": "Age", "yref": "y"}, {"font": {"color": "#FFFFFF"}, "showarrow": false, "text": "-0.01", "x": "Age", "xref": "x", "y": "Annual Income", "yref": "y"}, {"font": {"color": "#000000"}, "showarrow": false, "text": "1.0", "x": "Annual Income", "xref": "x", "y": "Annual Income", "yref": "y"}, {"font": {"color": "#FFFFFF"}, "showarrow": false, "text": "0.01", "x": "Spending Score", "xref": "x", "y": "Annual Income", "yref": "y"}, {"font": {"color": "#FFFFFF"}, "showarrow": false, "text": "-0.33", "x": "Age", "xref": "x", "y": "Spending Score", "yref": "y"}, {"font": {"color": "#FFFFFF"}, "showarrow": false, "text": "0.01", "x": "Annual Income", "xref": "x", "y": "Spending Score", "yref": "y"}, {"font": {"color": "#000000"}, "showarrow": false, "text": "1.0", "x": "Spending Score", "xref": "x", "y": "Spending Score", "yref": "y"}], "title": {"text": "AVM Müşteri İlişkileri"}, "xaxis": {"dtick": 1, "gridcolor": "rgb(0, 0, 0)", "side": "top", "ticks": ""}, "yaxis": {"dtick": 1, "tickangle": -30, "ticks": "", "ticksuffix": "  "}}}
